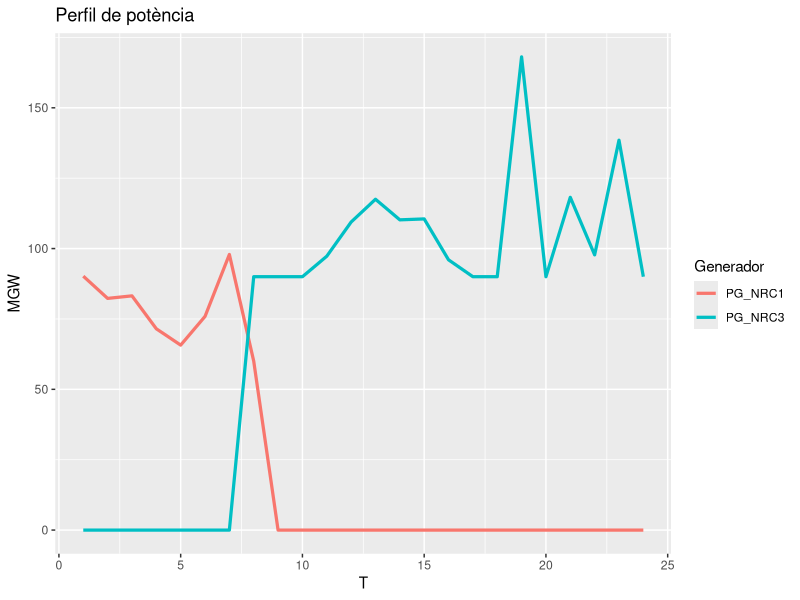
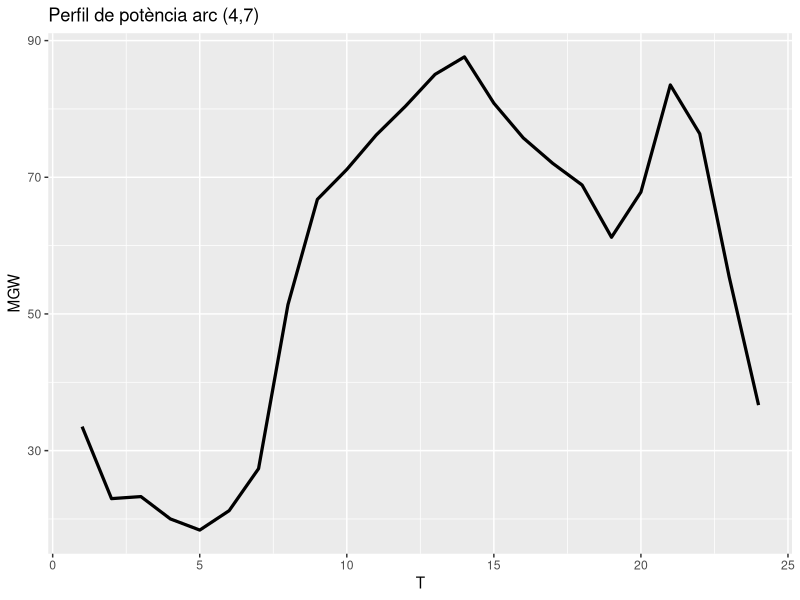
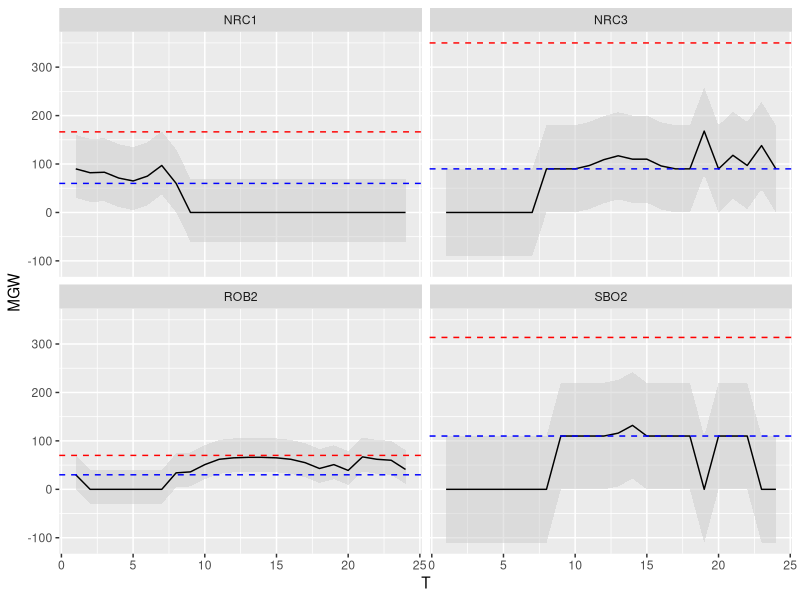

R code for these plots, in order:
setwd(dirname(rstudioapi::getActiveDocumentContext()$path))
library(ggplot2)
library(tidyr)
library(dplyr)

 #### Apartat 1 Flux elèctric òptim #### 

## a) Funció objectiu i variables de la solució òptima 

pg <- read.table("Apartat1_5_PG.txt", header = TRUE)
th <- read.table("Apartat1_5_TH.txt", header = TRUE)
u <- read.table("Apartat1_5_u.txt", header = TRUE)
vud <- read.table("Apartat1_5_vud.txt", header = TRUE)

## b) unitats necesaries per satisfer la demanda dels nodes a cada periode de temps 

df2 <- read.table("Apartat1_2.txt", header=T)

## c) gràfic del perfil de potència i energia de dues unitats generadores al llarg del temps
T <- 1:24
df3 <- read.table("Apartat1_3.txt", header = TRUE)
df3$T <- T
df32 <- pivot_longer(df3, cols = c(PG_NRC3, PG_NRC1), names_to = "Generadors", values_to = "Potencia")

graf1 <- ggplot(data = df32, aes(x = T, y = Potencia, group = Generadors)) 

graf1 +
  geom_line(aes(color=factor(Generadors)),linewidth=1.1) +
  labs(title = "Perfil de potència",
       x = "T",
       y = "MGW",
       color = "Generador") 

## d) quin és l'arc més sobrecarregat? gràfic del seu perfil de potència al llarg del temps 

pot <- matrix(c(1,2,289.897,
1,5,839.888,
2,3,389.582,
2,4,1133.52,
2,5,1035.12,
3,4,733.77,
4,5,472.025,
4,7,1363.83,
4,9,758.595,
5,6,1312.88,
6,11, 1086.39,
6,12,58.8122,
6,13,167.676,
7,8,121.1,
7,9,1242.73,
9,10, 1160.41,
9,14,130.088,
10,11,37.0086,
12,13,34.0122,
13,14,154.888), ncol = 3, byrow = T)

pot[which.max(pot[,3]),]

arc <- read.table("Apartat1_41.txt", header = TRUE)
arc$T <- T

ggplot(data = arc, aes(x = T, y = potencia))+ 
  geom_line(linewidth=1.1) +
  labs(title = "Perfil de potència arc (4,7)",
       x = "T",
       y = "MGW") 

## e) marge de potència disponible té el sistema a cada període per absorbir eventuals desajustos d oferta i o demanda
marges <- read.table("Apartat_42.txt", header = TRUE)

pg2 <- pg[,-which(sapply(pg, sum)==0)]
pg2$T <- T
marges$generador <- colnames(pg)
marges <- marges[-which(sapply(pg, sum)==0),]

potencia_hores <- pivot_longer(data = pg2, cols = 1:4, names_to = "generador", values_to = "mgw")

prova <- left_join(marges[,3:5], potencia_hores, by="generador")
prova[prova$rdown < 0, 2] <- 0

prova[,"rdown"] <- prova$mgw-prova$rdown
prova[,"rup"] <- prova$mgw+prova$rup

ggplot(data = prova, aes(x = T, y = mgw)) + 
  geom_ribbon(aes(ymin = rdown, ymax = rup), fill = "grey80", alpha = 0.5) +
  geom_line() +
  facet_wrap(~generador, ncol = 2) +
  labs(x="T", 
       y="MGW")+
  geom_hline(data = marges, aes(yintercept = pmax), color = "red", linetype = "dashed") +
  geom_hline(data = marges, aes(yintercept = pmin), color = "blue", linetype = "dashed") 

## f) creus que pot tenir setnit incrementar la capacitat d'alguna unitat generadora? si es així, quina inversió econòmica estaries disposat a fer?
